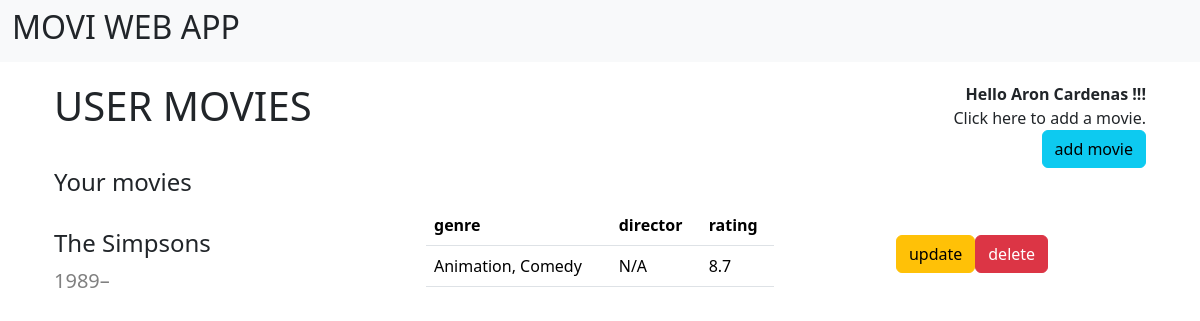
The page /users/2 on the database as committed earlier.
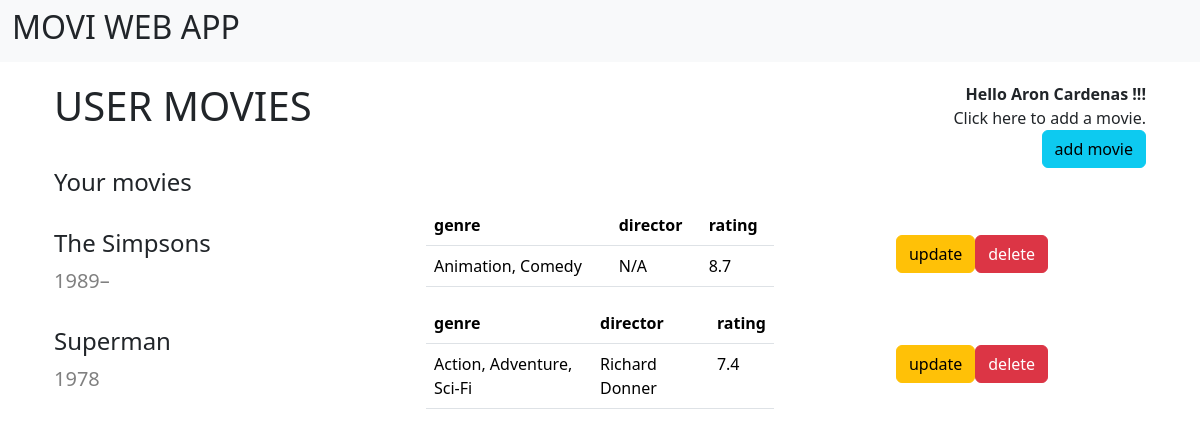
The same page on the database as committed later.
### datamanager/data_models.py (models this page shows, shortened)
class User(db.Model):
    user_id: Mapped[int] = mapped_column(primary_key=True, autoincrement=True)
    user_name: Mapped[str] = mapped_column(nullable=False)
    reviews: Mapped[list["Review"]] = relationship(back_populates="user")
    movies: Mapped[list["Movie"]] = relationship(secondary=user_movie_association, back_populates="users")

class Movie(db.Model):
    movie_id: Mapped[int] = mapped_column(primary_key=True, autoincrement=True)
    movie_title: Mapped[str] = mapped_column(nullable=False)
    movie_genre: Mapped[str] = mapped_column(nullable=True)
    release_year: Mapped[str] = mapped_column(nullable=True)
    rating: Mapped[int] = mapped_column(nullable=True)
    reviews: Mapped[list["Review"]] = relationship(back_populates="movie")
    director_id: Mapped[int] = mapped_column(ForeignKey('director.director_id'))
    director: Mapped["Director"] = relationship(back_populates="movies")
    genres: Mapped[list["Genre"]] = relationship(secondary=movie_genre_association, back_populates="movies")
    users: Mapped[list["User"]] = relationship(secondary=user_movie_association, back_populates="movies")

class Director(db.Model):
    director_id: Mapped[int] = mapped_column(primary_key=True, autoincrement=True)
    director_name: Mapped[str] = mapped_column(nullable=True)
    director_birth: Mapped[str] = mapped_column(nullable=True)
    director_bio: Mapped[str] = mapped_column(nullable=True)
    movies: Mapped[list["Movie"]] = relationship(back_populates="director")
    def __str__(self):
        return (f"director_name: {self.director_name}\n")

### app.py (the view)
@app.route('/users/<user_id>')
def user_movies(user_id):
    data = {
        'poster_url': '',
        'title': "NOT FOUND",
        'year': '',
        'genre': '',
        'director': '',
        'rating': ''
    }
    user = User.query.get(user_id)
    movies = user.movies
    for movie in movies:
        print(movie.movie_title, movie.movie_genre, movie.release_year, movie.rating, movie.director)
    print()
    return render_template('user_movies.html', user=user, movies=movies)

### templates/user_movies.html (shortened to what this page needs)
{% extends "layout.html" %}
{% block content %}
<div class="container">
  <section>
    <div class="row">
      <div class="col">
        <h1>USER MOVIES</h1>
      </div>
      <div class="col" style="display: flex-block; text-align: right;"><p>
        <b>Hello {{ user.user_name }} !!!</b></p>
        <p>Click here to add a movie.</p>
        <form action="/users/{{ user.user_id }}/add_movie" method="POST">
          <button type="submit" class="btn btn-info" name="user_id" value="{{ user.user_id }}">add movie</button>
        </form>
      </div>
    </div>
  </section>
  <section>
    <div class="">
      <h4>Your movies</h4>
      {% for movie in movies %}
        <div class="row movie_in_list">
          <div class="col">
            <h4>{{ movie.movie_title }}</h4>
            <span>{{ movie.release_year }}</span>
          </div>
          <div class="col">
            <table class="table">
              <thead>
                <tr>
                  <th>genre</th>
                  <th>director</th>
                  <th>rating</th>
                </tr>
              </thead>
              <tbody>
                <tr>
                  <td>{{ movie.movie_genre }}</td>
                  <td>{{ movie.director.director_name }}</td>
                  <td>{{ movie.rating }}
              </tbody>
            </table>
          </div>
           <div class="col" style="display: flex; justify-content: center; align-items: center; ">
             <form action="" method="POST">
               <button type="button" class="btn btn-warning" href="/users/<user_id>/update_movie/<movie_id>" name="update" value="update" >update</button>
             </form>
             <form action="" method="POST">
               <button type="button" class="btn btn-danger" href="/users/<user_id>/delete_movie/<movie_id>" name="delete" value="delete">delete</button>
             </form>
          </div>
        </div>
      {% endfor %}
    </div>
  </section>
</div>
{% endblock %}

### templates/layout.html (shortened to what this page needs)
<!DOCTYPE html>
<html lang="en">
<head>
    <link href="https://cdn.jsdelivr.net/npm/bootstrap@5.3.3/dist/css/bootstrap.min.css" rel="stylesheet">
    <link rel="stylesheet" href="{{ url_for('static', filename='style.css') }}">
</head>
<body>
    <nav class="navbar bg-light">
      <div class="container-fluid">
        <ul class="navbar-nav">
            <h2>MOVI WEB APP</h2>
        </ul>
      </div>
    </nav>
    <div class="container">
        {% block content %}{% endblock %}
    </div>
</body>
</html>

### static/style.css (style rules this page uses)
* { box-sizing: border-box; margin: 0px; padding: 0px; }
p { margin: 0px; }
.container { padding-top: 10px; padding-bottom: 20px; }
span { font-size: 20px; color: gray; }

Rows that differ between the two databases and show on the page:
added Movie: movie_title "Superman", release_year "1978", movie_genre "Action, Adventure, Sci-Fi", director.director_name "Richard Donner", rating "7.4"
